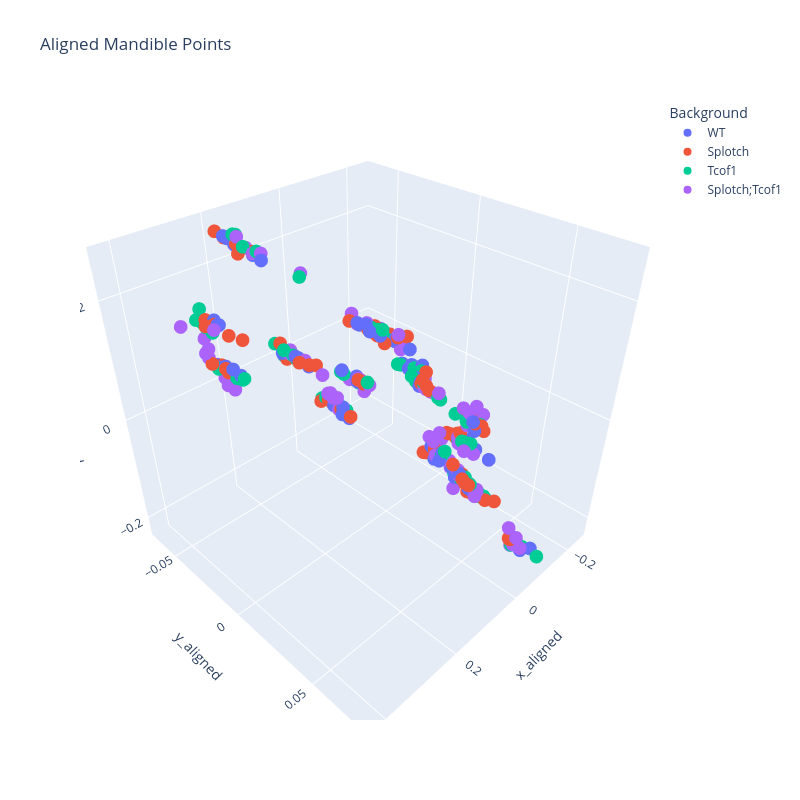

Notebook cell for this chart:
### Code cell
px.scatter_3d(plot_df, x='x_aligned', y='y_aligned', z='z_aligned', color='Background', hover_data=['pos_idx', 'name'], title='Aligned Mandible Points', width=800, height=800, category_orders=category_orders,)
